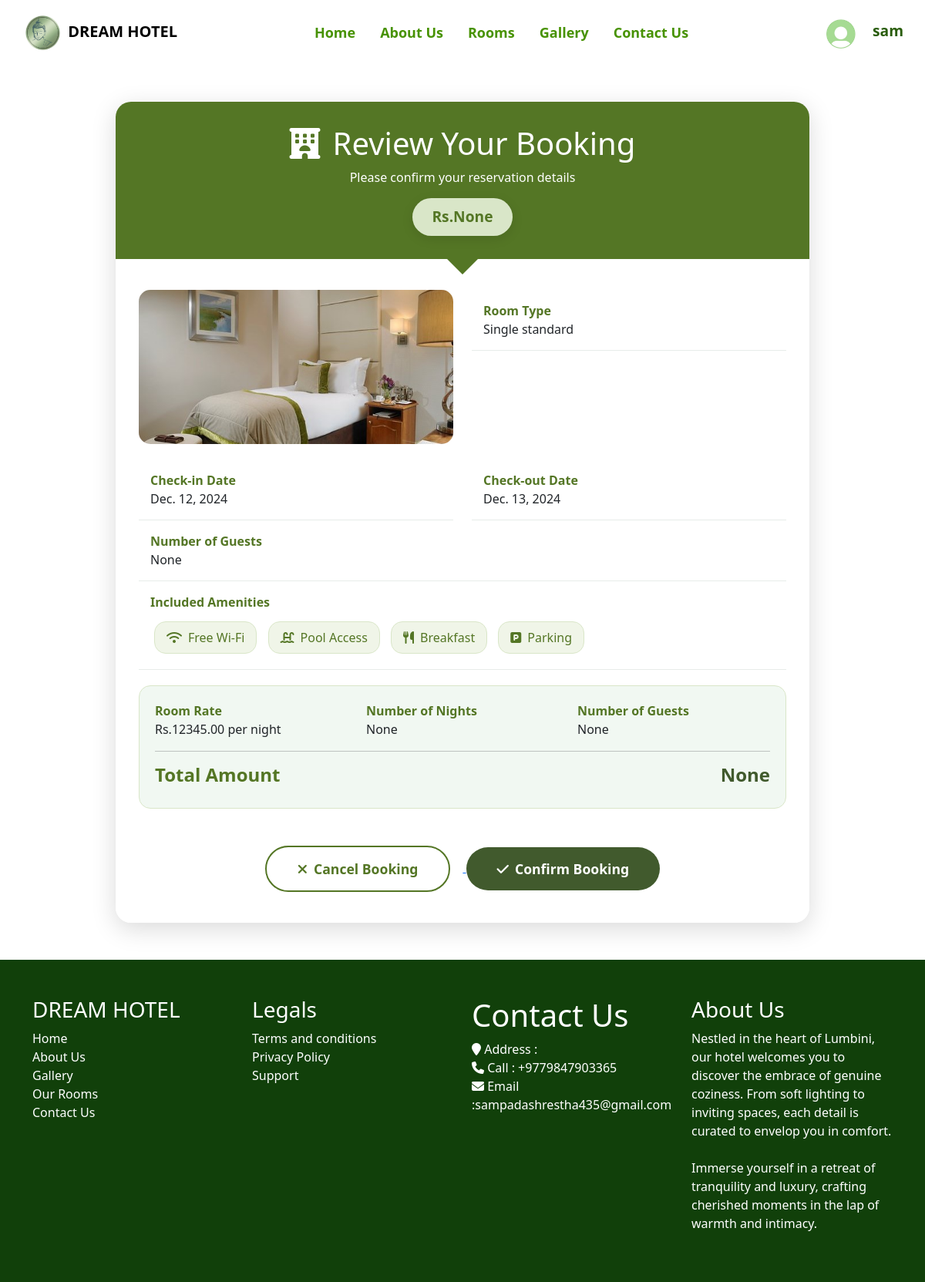
Page /bookingconfirmation/10/ (signed in) on the committed database.
### main/models.py (models this page shows, shortened)
class Booking(models.Model):
    user = models.ForeignKey(User, on_delete=models.CASCADE, related_name="profile",null=True)
    room = models.ForeignKey(Room, on_delete=models.CASCADE, related_name="bookings")
    number_of_guests=models.PositiveIntegerField(null=True)
    check_in_date = models.DateField()
    check_out_date = models.DateField()
    booked_rooms = models.PositiveIntegerField(default=1)  # Number of rooms booked in this booking
    total_nights=models.PositiveBigIntegerField(null=True)
    total_price=models.PositiveBigIntegerField(null=True)

class Room(models.Model):
    ROOM_TYPES = [('single', 'Single'), ('double', 'Double'), ('triple', 'triple')]
    title=models.TextField(default="null")
    room_type = models.CharField(max_length=50, choices=ROOM_TYPES)
    price_per_night = models.DecimalField(max_digits=10, decimal_places=2)
    max_guests = models.IntegerField()
    total_rooms = models.PositiveIntegerField(default=0)
    description = models.TextField(blank=True)
    images=models.ImageField(default=" ",upload_to='images')
    image2=models.ImageField(default=" ",upload_to='images')
    image3=models.ImageField(default=" ",upload_to='images')
    image4=models.ImageField(default=" ",upload_to='images')

### main/views.py (the view)
# urls.py: path("bookingconfirmation/<int:booking_id>/",bookingconfirmation,name="bookingconfirmation"),
def bookingconfirmation(request,booking_id):
    booking=get_object_or_404(Booking,id=booking_id)
    return render(request,'payment/payment_confirm.html',{'booking':booking})

### main/context_processors.py (called while the page is built)
def user_profile(request):
    if request.user.is_authenticated:
        try:
            profile = GuestProfile.objects.get(user=request.user)
            return {'profile': profile}
        except GuestProfile.DoesNotExist:
            return {'profile': None}
    return {}

### main/templates/payment/payment_confirm.html (shortened to what this page needs)
{% extends "base.html" %}
{% load static %}
{% block contents %}
<div class="container mt-5">
    <div class="booking-card">
        <div class="booking-header">
            <h1><i class="fas fa-hotel me-3"></i>Review Your Booking</h1>
            <p class="mb-0">Please confirm your reservation details</p>
            <div class="price-tag">
                Rs.{{booking.total_price}}
            </div>
        </div>
        <div class="booking-details">
            <div class="row">
                <div class="col-md-6">
                    <img src="{{booking.room.images.url}}" alt="Room Preview" class="room-image">
                </div>
                <div class="col-md-6">
                    <div class="detail-row">
                        <div class="detail-label">Room Type</div>
                        <div class="detail-value">{{booking.room.title}}</div>
                    </div>
                </div>
            </div>
            <div class="row">
                <div class="col-md-6">
                    <div class="detail-row">
                        <div class="detail-label">Check-in Date</div>
                        <div class="detail-value">{{booking.check_in_date}}</div>
                    </div>
                </div>
                <div class="col-md-6">
                    <div class="detail-row">
                        <div class="detail-label">Check-out Date</div>
                        <div class="detail-value">{{booking.check_out_date}}</div>
                    </div>
                </div>
            </div>
            <div class="detail-row">
                <div class="detail-label">Number of Guests</div>
                <div class="detail-value">{{booking.number_of_guests}}</div>
            </div>
            <div class="detail-row">
                <div class="detail-label">Included Amenities</div>
                <div class="detail-value mt-2">
                    <span class="amenity-badge"><i class="fas fa-wifi me-2"></i>Free Wi-Fi</span>
                    <span class="amenity-badge"><i class="fas fa-swimming-pool me-2"></i>Pool Access</span>
                    <span class="amenity-badge"><i class="fas fa-utensils me-2"></i>Breakfast</span>
                    <span class="amenity-badge"><i class="fas fa-parking me-2"></i>Parking</span>
                </div>
            </div>
            <div class="total-section">
                <div class="row">
                    <div class="col-md-4">
                        <div class="detail-label">Room Rate</div>
                        <div class="detail-value">Rs.{{booking.room.price_per_night}} per night</div>
                    </div>
                    <div class="col-md-4">
                        <div class="detail-label">Number of Nights</div>
                        <div class="detail-value">{{booking.total_nights}} </div>
                    </div>
                    <div class="col-md-4">
                        <div class="detail-label">Number of Guests</div>
                        <div class="detail-value">{{booking.number_of_guests}} </div>
                    </div>
                </div>
                <hr>
                <div class="row">
                    <div class="col-md-6">
                        <div class="detail-label h4">Total Amount</div>
                    </div>
                    <div class="col-md-6">
                        <div class="highlight h4 text-end">{{booking.total_price}}</div>
                    </div>
                </div>
            </div>
            <div class="text-center mt-5">
                <a href="{% url 'cancel_booking' booking_id=booking.id %}" onclick="return confirm('Are you sure you want to cancel this booking?');">
                <button class="btn btn-cancel me-3">
                    <i class="fas fa-times me-2"></i>Cancel Booking
                </button>
                </a>
                <a href="{% url 'initiate_payment' booking_id=booking.id %}" style="text-decoration: none; color: white;">
                    <button class="btn btn-confirm">
                        <i class="fas fa-check me-2"></i>Confirm Booking
                    </button>
                </a>
            </div>
        </div>
    </div>
</div>
{% endblock contents %}

### main/templates/base.html (shortened to what this page needs)
<!doctype html>
{% load static %}
<html lang="en">
  <head>
   <link rel="stylesheet" href="https://cdnjs.cloudflare.com/ajax/libs/fancybox/2.1.5/jquery.fancybox.min.css"
      media="screen">
    <link href="https://cdn.jsdelivr.net/npm/bootstrap@5.3.3/dist/css/bootstrap.min.css" rel="stylesheet">
    <link href="https://unpkg.com/aos@2.3.1/dist/aos.css" rel="stylesheet">
    <link rel="stylesheet" href="{% static 'css/st.css' %}">
    <link rel="stylesheet" href="https://cdnjs.cloudflare.com/ajax/libs/font-awesome/6.6.0/css/all.min.css" />
    <link href="https://cdnjs.cloudflare.com/ajax/libs/bootstrap-icons/1.10.5/font/bootstrap-icons.min.css" rel="stylesheet">
    <link rel="stylesheet" href="https://cdn.jsdelivr.net/npm/flatpickr/dist/flatpickr.min.css">
    <link rel="stylesheet" href="https://cdn.jsdelivr.net/npm/alertifyjs/build/css/alertify.min.css"/>
    <link rel="stylesheet" href="https://cdn.jsdelivr.net/npm/alertifyjs/build/css/themes/default.min.css"/>
   </head>
  <body>
    <nav class="navbar navbar-expand-lg bg-white navy">
        <div class="container-fluid">
          <a class="navbar-brand mx-3" href="#"><img src="{% static 'images/DREAMh.png' %}" style="max-width: 100%; max-height:55px;"><b> DREAM HOTEL</b></a>
         <div class="collapse navbar-collapse" id="navbarSupportedContent">
            <ul class="navbar-nav me-auto mx-auto gap-3 mb-2 mb-lg-0">
               <li class="nav-item ">
                  <a class="nav-link " href="{% url 'home' %}">Home</a>
               </li>
               <li class="nav-item">
                  <a class="nav-link "  href="{% url 'aboutus' %}">About Us</a>
               </li>
               <li class="nav-item">
                  <a class="nav-link" href="{% url 'rooms' %}">Rooms</a>
               </li>
               <li class="nav-item">
                  <a class="nav-link" href="{% url 'gallery' %}">Gallery</a>
               </li>
               <li class="nav-item">
                  <a class="nav-link " href="{% url 'contact' %}">Contact Us</a>
               </li>
            </ul>
            <div class="d-flex px-3 py-1 gap-3">
               {% if request.user.is_authenticated %}
               <h1 class="mt-2 username">
                  <a href="{% url 'user_information' %}" style="text-decoration: none;">
                     {% if profile.profile_picture %}
                     <img
                         src="{{ profile.profile_picture.url }}"
                         alt="Profile Photo"
                         class="profile-photo me-3"
                         style="width: 40px; height: 40px; border-radius: 50%; object-fit: cover; color:black"
                     />
                 {% else %}
                     <img
                         src="{% static 'images/default-profile.jpg' %}"
                         alt="Default Profile Photo"
                         class="profile-photo me-3 mt-1"
                         style="width: 40px; height: 40px; border-radius: 50%; object-fit: cover; color:black"
                     />
                 {% endif %}
                    <span style="color:rgb(42, 93, 13)">{{ request.user.username }}</span>
                  </a>
                </h1>
               {% endif %}
         </div>
         </div>
      </div>
   </nav>
<div class="all">
  {% block contents %}
 {% endblock contents %}
</div>
<div class="footer_section layout_padding" data-aos="fade-up" data-aos-duration="1000">
   <div class="container mt-5 py-5">
      <div class="row">
         <div class="col-lg-3 col-sm-6">
            <h3 class="useful_text">DREAM HOTEL</h3>
            <div class="footer_menu">
               <ul style="list-style-type: none;padding-left: 0;">
                  <li><a href="{% url 'home' %}" class="link">Home</a></li>
                  <li><a href="{% url 'aboutus' %}" class="link">About Us</a></li>
                  <li><a href="{% url 'gallery' %}" class="link">Gallery</a></li>
                  <li><a href="{% url 'rooms' %}" class="link">Our Rooms</a></li>
                  <li><a href="{% url 'contact' %}" class="link">Contact Us</a></li>
               </ul>
            </div>
         </div>
         <div class="col-lg-3 col-sm-6">
            <h3 class="useful_text">Legals</h3>
            <div class="footer_menu">
               <ul style="list-style-type: none; padding-left: 0;">
                  <li><a href="#" class="link">Terms and conditions</a></li>
                  <li><a href="#" class="link">Privacy Policy</a></li>
                  <li><a href="#" class="link">Support</a></li>
               </ul>
            </div>
         </div>
         <div class="col-lg-3 col-sm-6">
            <h1 class="useful_text">Contact Us</h1>
            <div class="location_text">
               <ul style="list-style-type: none; padding-left: 0;">
                  <li>
                        <i class="fa fa-map-marker" aria-hidden="true"></i><span class="padding_left_10"> Address :
                           </span>
                  </li>
                  <li>
                        <i class="fa fa-phone" aria-hidden="true"></i><span class="padding_left_10"> Call :
                           +9779847903365</span>
                  </li>
                  <li>
                        <i class="fa fa-envelope" aria-hidden="true"></i><span class="padding_left_10"> Email :sampadashrestha435@gmail.com</span>
                  </li>
               </ul>
            </div>
         </div>
         <div class="col-lg-3 col-sm-6">
            <h3 class="useful_text">About Us</h3>
            <p class="footer_text">Nestled in the heart of Lumbini, our hotel welcomes you to discover the embrace of genuine coziness. From soft lighting to inviting spaces, each detail is curated to envelop you in comfort.<br><br> Immerse yourself in a retreat of tranquility and luxury, crafting cherished moments in the lap of warmth and intimacy. </p>
         </div>
      </div>
   </div>
</div>
</body>
</html>

### main/static/css/st.css (style rules this page uses)
* { font-family:system-ui, -apple-system, BlinkMacSystemFont, 'Segoe UI', Roboto, Oxygen, Ubuntu, Cantarell, 'Open Sans', 'Helvetica Neue', sans-serif }
.navbar-brand { font-size:20px; }
.nav-link { color:rgb(71, 146, 2); font-weight: 600; font-size: large; }
.footer_section { color:white; background-color: rgb(17, 64, 10); }
.link { color: inherit; text-decoration: none; }

### main/templates/base.html (style rules this page uses)
.username { font-size: 1.2rem; font-weight: bold; text-decoration: none; color:rgb(42, 93, 13) !important }

### main/templates/payment/payment_confirm.html (style rules this page uses)
body { --dark-green: #547625; --mid-green: #415a2d; --light-green: #d9e6c8; --pale-green: #f0f5e8; --white-green: #f1f8f2; }
.booking-card { background: rgba(255, 255, 255, 0.97); border-radius: 20px; box-shadow: 0 8px 32px rgba(0, 0, 0, 0.15); backdrop-filter: blur(10px); max-width: 900px; margin: 0 auto; overflow: hidden; }
.booking-header { background: var(--dark-green); color: white; padding: 30px; text-align: center; position: relative; }
.booking-header::after { content: ''; position: absolute; bottom: -20px; left: 50%; transform: translateX(-50%); border-top: 20px solid var(--dark-green); border-left: 20px solid transparent; border-right: 20px solid transparent; }
.price-tag { background: var(--light-green); color: var(--dark-green); padding: 10px 25px; border-radius: 25px; font-weight: bold; font-size: 1.2em; display: inline-block; margin-top: 15px; box-shadow: 0 4px 15px rgba(0, 0, 0, 0.1); }
.booking-details { padding: 40px 30px; }
.detail-row { padding: 15px; border-bottom: 1px solid rgba(26, 71, 42, 0.1); transition: all 0.3s ease; }
.detail-label { color: var(--dark-green); font-weight: 600; }
.btn-confirm { background: var(--mid-green); color: white; border: none; padding: 15px 40px; font-size: 1.1em; font-weight: 600; border-radius: 30px; transition: all 0.3s ease; }
.btn-cancel { background: transparent; color: var(--dark-green); border: 2px solid var(--dark-green); padding: 15px 40px; font-size: 1.1em; font-weight: 600; border-radius: 30px; transition: all 0.3s ease; }
.amenity-badge { background: var(--pale-green); color: var(--dark-green); padding: 8px 15px; border-radius: 15px; margin: 5px; display: inline-block; border: 1px solid var(--light-green); }
.total-section { background: var(--white-green); padding: 20px; border-radius: 15px; margin-top: 20px; border: 1px solid var(--light-green); }
.room-image { width: 100%; height: 200px; object-fit: cover; border-radius: 15px; margin-bottom: 20px; }
.highlight { color: var(--mid-green); font-weight: 700; }

### rows in the picture
Booking: total_price "None", room.images (picture), room "Single standard", check_in_date "Dec. 12, 2024", check_out_date "Dec. 13, 2024", number_of_guests "None", room.price_per_night "12345.00", total_nights "None"

### other values in the picture
{{ request.user.username }} "sam"
